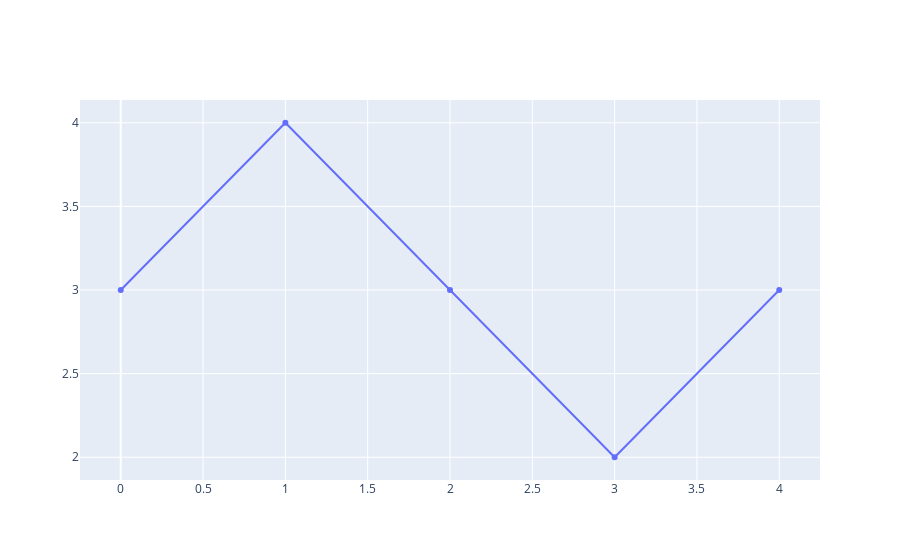

The notebook cell this image was saved under:
### Code cell
fig = go.Figure(data=go.Scatter(x=t, y=y))
fig.show()

### Figure 1 — Plotly figure (JSON) as saved in the notebook; plotly's stock layout.template omitted (floating-point values rounded to 4 significant figures)
{"data": [{"type": "scatter", "x": [0, 1, 2, 3, 4], "y": [3, 4, 3, 2, 3]}], "layout": {}}
